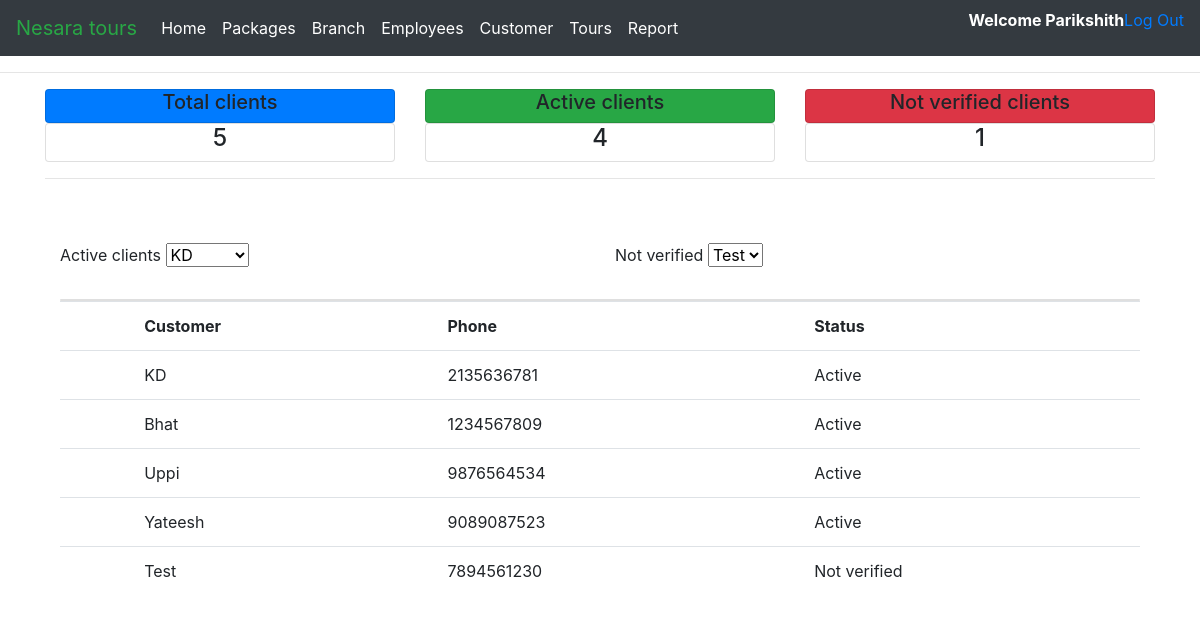
/customer/ (signed in), run on the app's committed database.
### NesaraTours/models.py (models this page shows, shortened)
class Client(models.Model):
    status=(
        ('Active','Active'),
        ('Inactive','Inactive'),
        ('Not verified','Not verified')
    )
    Name = models.CharField(max_length=255)
    Phone = models.CharField(max_length=255)
    Email= models.EmailField(null=True)
    Status = models.CharField(max_length=255,choices=status)

### NesaraTours/decorators.py (the view)
        def wrapper_func(request, *args, **kwargs):
            group = None
            if request.user.groups.exists():
                group = request.user.groups.all()[0].name
            if group in allowed_roles:
                return view_func(request, *args, **kwargs)
            else:
                return HttpResponse('You are not authorized')

### NesaraTours/views.py (called while the page is built)
@login_required(login_url='login')
@allowed_users(allowed_roles=['Employee','Manager'])
def Cust(request):
    client=Client.objects.all()
    TotalClients = client.count()
    ActiveClients = client.filter(Status="Active").count()
    NotVerifiedClients = client.filter(Status="Not verified").count()
    NotV=client.filter(Status="Not verified")
    myFilter = ClientFilter(request.GET, queryset=client)
    Act=client.filter(Status="Active")
    client = myFilter.qs
    context={
        'TotalClients':TotalClients,
        'ActiveClients':ActiveClients,
        'NotVerifiedClients':NotVerifiedClients,
        'NotV':NotV,
        'Act':Act,
        'myFilter':myFilter,
        'client': client
    }
    return render(request, 'cust.html', context)

### templates/cust.html
{% extends 'main.html' %}
{% block Content %}
<div class="container">
    <div class="row">
        <div class="col-sm">
            <div class="card card-head bg-primary">
                <h5 class="text-center">Total clients</h5>
            </div>
            <div class="card card-text">
                <h4 class="text-center">{{TotalClients}}</h4>
            </div>
        </div>
        <div class="col-sm">
            <div class="card card-head bg-success">
                <h5 class="text-center">Active clients</h5>
            </div>
            <div class="card card-text">
                <h4 class="text-center">{{ActiveClients}}</h4>
            </div>
        </div>
        <div class="col-sm">
            <div class="card card-head bg-danger">
                <h5 class="text-center">Not verified clients</h5>
            </div>
            <div class="card card-text">
                <h4 class="text-center">{{NotVerifiedClients}}</h4>
            </div>
        </div>
    </div>
    <hr>
    <br><br>
<div class="container">
    <div class="row">
        <div class="col col-lg">
            <label for="cars">Active clients</label>
<select name="not verified" id="cars">
    {% for i in Act %}
    <option value="volvo">{{i.Name}}</option>
    {% endfor %}
</select>
    <br><br>
        </div>
        <div class="col col-lg">
            <label for="cars">Not verified</label>
<select name="not verified" id="cars">
    {% for i in NotV %}
    <option value="volvo">{{i.Name}}</option>
    {% endfor %}
</select>
    <br><br>
        </div>
    </div>
    <div class="row">
        <div class="col col-md">
            <div class="card card-head">
            </div>
                <table class="table">
                    <tr>
                        <th></th>
                        <th>Customer</th>
                        <th>Phone</th>
                        <th>Status</th>
                    </tr>
                    {% for i in client %}
                    <tr>
                        <td>
                        </td>
                        <td>{{i.Name}}</td>
                        <td>{{i.Phone}}</td>
                        <td>{{i.Status}}</td>
                    </tr>
                    {% endfor %}
        </div>
    </div>
</div>
</div>
{% endblock Content %}

### templates/navbar.html (shortened to what this page needs)
{% load static %}
    <nav class="navbar navbar-expand-lg navbar-dark bg-dark">
        <a class="navbar-brand text-success" href="#">Nesara tours</a>
        <div class="collapse navbar-collapse" id="navbarNavAltMarkup">
          <div class="navbar-nav">
            <a class="nav-item nav-link active" href="{% url 'Home' %}">Home <span class="sr-only">(current)</span></a>
            <a class="nav-item nav-link active" href="{% url 'packages' %}">Packages</a>
            <a class="nav-item nav-link active" href="{% url 'branch' %}">Branch</a>
            <a class="nav-item nav-link active" href="{% url 'employee' %}">Employees</a>
            <a class="nav-item nav-link active" href="{% url 'customer' %}">Customer</a>
            <a class="nav-item nav-link active" href="{% url 'Tours' %}">Tours</a>
            <a class="nav-item nav-link active" href="{% url 'Report' %}">Report</a>
            </div>
          </div>
          <p class="text-white text-justify font-weight-bold">
            Welcome {{request.user}}</p>
          <p><a href="{% url 'logout' %}" href="text-justify">Log Out</a></p>
      </nav>

### data on the page
Client: Name "KD", Phone "2135636781", Status "Active"
Client: Name "Bhat", Phone "1234567809", Status "Active"
Client: Name "Uppi", Phone "9876564534", Status "Active"
Client: Name "Yateesh", Phone "9089087523", Status "Active"
Client: Name "Test", Phone "7894561230", Status "Not verified"

### other printed values
{{ request.user }} "Parikshith"
{{ TotalClients }} "5"
{{ ActiveClients }} "4"
{{ NotVerifiedClients }} "1"
form field value "KD"
form field value "Test"
